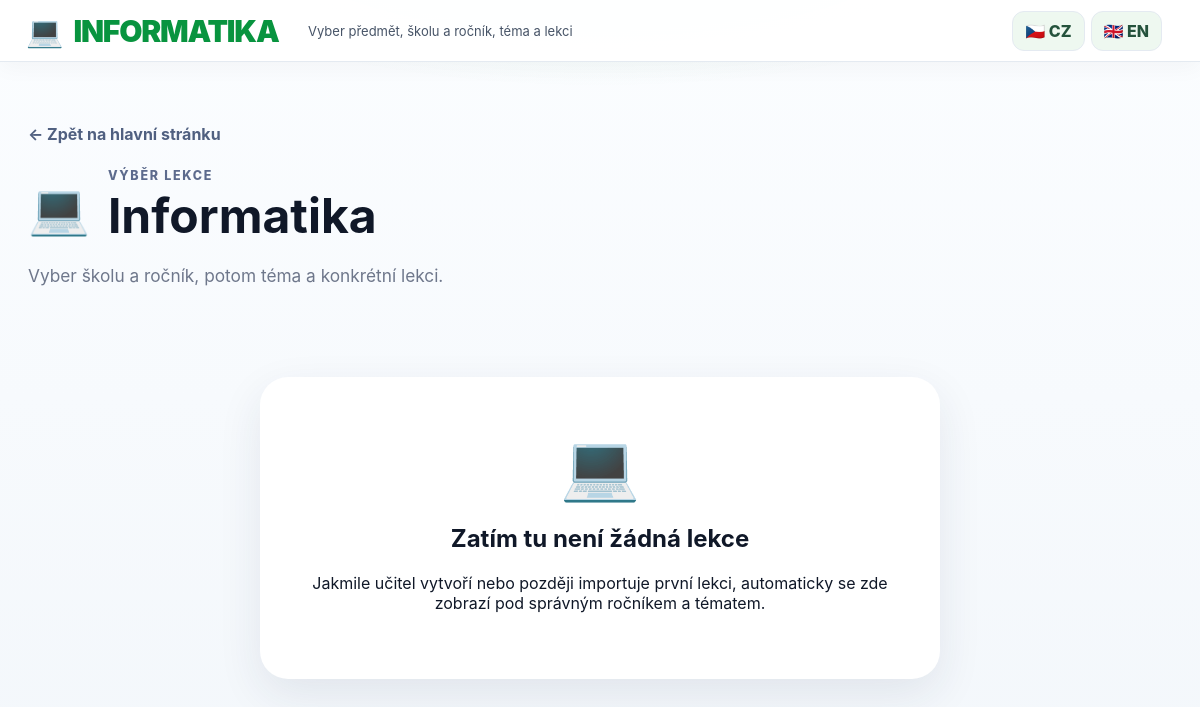
Page /catalog/informatika (signed in) on the earlier database version.
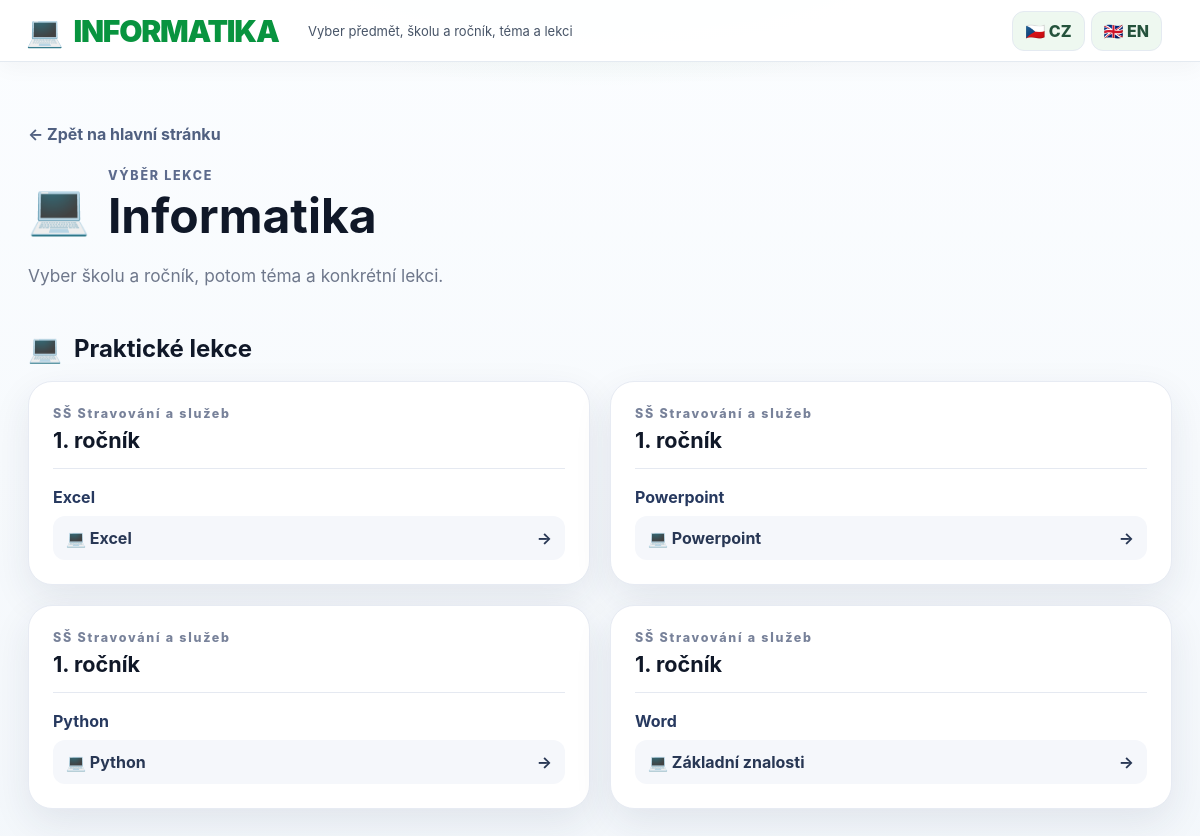
Same page on the later database version.
### app.py (models this page shows)
class InformaticsLesson(db.Model):
    id = db.Column(db.Integer, primary_key=True)
    school = db.Column(db.String(160), default='')
    grade_name = db.Column(db.String(120), default='')
    topic = db.Column(db.String(180), default='')
    title = db.Column(db.String(220), nullable=False)
    intro = db.Column(db.Text, default='')
    html_original = db.Column(db.String(255), default='')
    html_stored = db.Column(db.String(255), default='')
    is_published = db.Column(db.Boolean, default=True)
    created_at = db.Column(db.DateTime, default=datetime.utcnow)

### app.py (the view)
@app.route('/catalog/<kind>')
def subject_catalog(kind):
    r = require_login()
    if r: return r
    filters = {
        'bio-obc': lambda q: q.filter(db.or_(Subject.name.ilike('%bio%'), Subject.name.ilike('%občan%'), Subject.name.ilike('%obcan%'), Subject.name.ilike('%zeměpis%'), Subject.name.ilike('%zemepis%'), Subject.name.ilike('%geog%'))),
        'fyzika': lambda q: q.filter(Subject.name.ilike('%fyz%')),
        'matematika': lambda q: q.filter(Subject.name.ilike('%matemat%')),
        'informatika': lambda q: q.filter(Subject.name.ilike('%informat%')),
    }
    if kind not in filters:
        return 'Neznámý předmět', 404
    q = Subject.query
    subjects = filters[kind](q).order_by(Subject.name).all()
    titles = {
        'bio-obc': ('Biologie, občanská výchova a zeměpis', '🧬'),
        'fyzika': ('Fyzika', '⚛️'),
        'matematika': ('Matematika', '➗'),
        'informatika': ('Informatika', '💻'),
    }
    title, icon = titles[kind]
    interactive_groups = interactive_groups_for(kind) if kind in ('bio-obc', 'fyzika', 'matematika', 'informatika') else []
    informatics_lessons = InformaticsLesson.query.filter_by(is_published=True).order_by(
        InformaticsLesson.school, InformaticsLesson.grade_name, InformaticsLesson.topic, InformaticsLesson.title
    ).all() if kind == 'informatika' else []
    math_lessons = MathLesson.query.filter_by(is_published=True).order_by(
        MathLesson.school, MathLesson.grade_name, MathLesson.topic, MathLesson.title
    ).all() if kind == 'matematika' else []
    return render_template(
        'catalog.html',
        course={'subject': title, 'grade':'', 'block':'', 'icon':icon},
        lesson=None,
        subjects=subjects,
        interactive_groups=interactive_groups,
        informatics_lessons=informatics_lessons,
        math_lessons=math_lessons,
        kind=kind,
        title=title,
        icon=icon
    )

### app.py (called while the page is built)
def current_lang():
    lang = session.get('lang', 'cs')
    return lang if lang in ('cs','en') else 'cs'

def tr(value):
    if value is None: return ''
    return I18N.get(current_lang(), {}).get(str(value), str(value))

def current_user():
    uid = session.get('uid')
    return db.session.get(User, uid) if uid else None

def require_login():
    if not current_user(): return redirect(url_for('login'))

@app.context_processor
def inject():
    u = current_user()
    last = None
    if u:
        res = Result.query.filter_by(user_id=u.id).order_by(Result.created_at.desc()).first()
        if res: last = {'lesson': res.lesson.title, 'percent': res.percent, 'grade': res.grade, 'score': res.score, 'total': res.total}
    return {'user': u, 'last_result': last, 'lang': current_lang(), 't': tr, 'language_locked': bool(session.get('language_locked'))}

def _is_render_instance():
    if str(os.getenv('RENDER', '')).lower() in ('1', 'true', 'yes'):
        return True
    if os.getenv('RENDER_SERVICE_ID'):
        return True
    try:
        return '.onrender.com' in (request.host or '').lower()
    except RuntimeError:
        return False

### templates/catalog.html (shortened to what this page needs)
{% extends 'base.html' %}
{% block content %}
<main class="catalog-shell">
  <div class="catalog-head">
    <a class="back-link" href="{{ url_for('portal') }}">← Zpět na hlavní stránku</a>
    <div class="catalog-title"><span>{{ icon }}</span><div><p>VÝBĚR LEKCE</p><h1>{{ title }}</h1></div></div>
    <p class="catalog-intro">Vyber školu a ročník, potom téma a konkrétní lekci.</p>
  </div>
  {% if kind == 'informatika' and informatics_lessons %}
    <section class="catalog-subject">
      <div class="catalog-subject-name"><span>💻</span><h2>Praktické lekce</h2></div>
      <div class="grade-grid">
      {% set ns = namespace(last_key='') %}
      {% for l in informatics_lessons %}
        {% set key = l.school ~ '|' ~ l.grade_name %}
        <article class="grade-card">
          <div class="grade-card-head"><span>{{l.school}}</span><h3>{{l.grade_name}}</h3></div>
          <div class="topic-group"><h4>{{l.topic}}</h4><div class="topic-lessons">
            <a href="{{url_for('informatics_lesson',lesson_id=l.id)}}">💻 {{l.title}} <span>→</span></a>
          </div></div>
        </article>
      {% endfor %}
      </div>
    </section>
  {% endif %}
  {% if subjects %}
    {% for s in subjects %}
      <section class="catalog-subject">
        <div class="catalog-subject-name"><span>{{ s.icon }}</span><h2>{{ s.name }}</h2></div>
        <div class="grade-grid">
        {% for g in s.grades|sort(attribute='name') %}
          <article class="grade-card">
            <div class="grade-card-head"><span>ROČNÍK / ŠKOLA</span><h3>{{ g.name }}</h3></div>
            {% for b in g.blocks|sort(attribute='order') %}
              {% set visible = b.lessons|selectattr('is_published')|list %}
              {% if visible or user.role == 'teacher' %}
              <div class="topic-group">
                <h4>{{ b.title }}</h4>
                <div class="topic-lessons">
                {% for l in b.lessons|sort(attribute='order') %}
                  {% if l.is_published or user.role == 'teacher' %}
                    <a href="{{ url_for('lesson', lesson_id=l.id) }}">{{ l.title }}{% if not l.is_published %}<small>archivováno</small>{% endif %}<span>→</span></a>
                  {% endif %}
                {% endfor %}
                </div>
              </div>
              {% endif %}
            {% endfor %}
          </article>
        {% endfor %}
        </div>
      </section>
    {% endfor %}
  {% elif not interactive_groups and not informatics_lessons and not math_lessons %}
    <section class="empty-catalog">
      <div>{{ icon }}</div><h2>Zatím tu není žádná lekce</h2>
      <p>Jakmile učitel vytvoří nebo později importuje první lekci, automaticky se zde zobrazí pod správným ročníkem a tématem.</p>
    </section>
  {% endif %}
</main>
{% endblock %}

Differences in the rows shown:
added InformaticsLesson: school "SŠ Stravování a služeb", grade_name "1. ročník", topic "Excel", title "Excel"
added InformaticsLesson: school "SŠ Stravování a služeb", grade_name "1. ročník", topic "Powerpoint", title "Powerpoint"
added InformaticsLesson: school "SŠ Stravování a služeb", grade_name "1. ročník", topic "Python", title "Python"
added InformaticsLesson: school "SŠ Stravování a služeb", grade_name "1. ročník", topic "Word", title "Základní znalosti"
Other differences:
{{ icon }}: "💻" → (not shown)
text no longer shown: "Zatím tu není žádná lekce Jakmile učitel vytvoří nebo později importuje první lekci, automaticky se zde zobrazí pod správným ročníkem a tématem."
text now shown: "💻 Praktické lekce"
